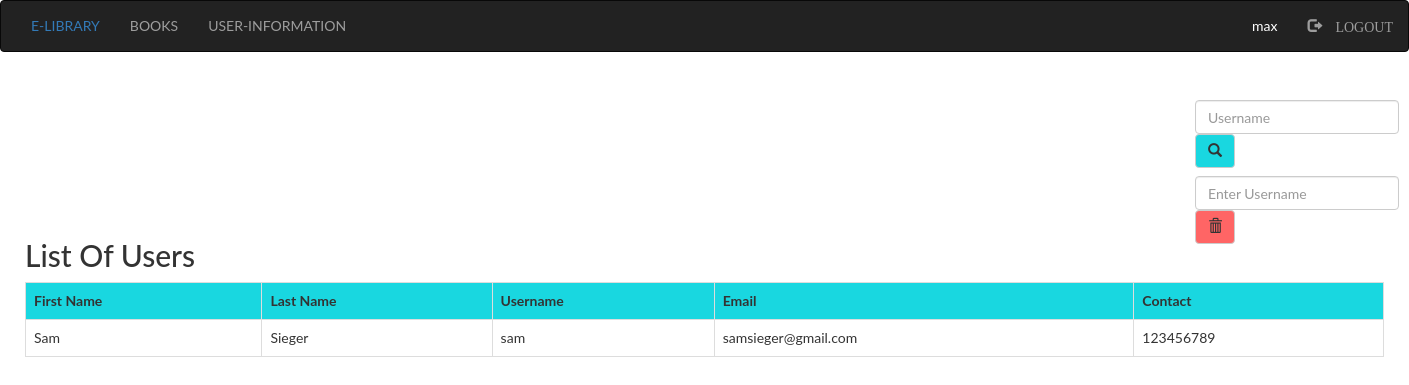
The page /src/librarian/user.php (signed in) on the database its author committed.
### tables this page shows
CREATE TABLE `user` (
  `firstname` varchar(50) NOT NULL,
  `surname` varchar(50) NOT NULL,
  `username` varchar(50) NOT NULL,
  `password` varchar(50) NOT NULL,
  `email` varchar(50) NOT NULL,
  `contact` varchar(50) NOT NULL
);

### src/librarian/user.php (the view, shortened to what this page needs)
<?php
  include "connection.php";
  include "navbar.php";
?>
<!DOCTYPE html>
<html>
<head>
</head>
<body>&nbsp
  <div class="srch" style="margin-left: 180px; margin-bottom: -20px;">
    <form class="navbar-form" method="post" name="form1">
      <input class="form-control" type="text" name="search" placeholder="Username" required="">
      <button style="background-color: #19d7e0;" type="submit" name="submit" class="btn btn-default">
      <span class="glyphicon glyphicon-search"></span>
      </button>
    </form>
    <form class="navbar-form" method="post" name="form1">
      <input class="form-control" type="text" name="username" placeholder="Enter Username" required="">
      <button style="background-color: #ff6565;" type="submit" name="submit1" class="btn btn-default">
      <span class="glyphicon glyphicon-trash"></span>
      </button>
    </form>
  </div>
<div style="padding: 50px; padding-top: 0px;" >
<div style="margin: -25px;">
  <h2>List Of Users</h2>
  <?php
      if(isset($_POST['submit'])) {
        $q=mysqli_query($db,"SELECT firstname,surname,username,email,contact FROM `user`
        where username like '%$_POST[search]%' ");
        if(mysqli_num_rows($q)==0) {
          echo "Sorry! No user found with that username. Try searching again.";
        }
        else {
          echo "<table class='table table-border table-hover'>";
          echo "<tr style='background-color: #19d7e0;'>";
          echo "<th>"; echo "First Name";  echo "</th>";
            echo "<th>"; echo "Last Name"; echo "</th>";
            echo "<th>"; echo "Username";  echo "</th>";
            echo "<th>"; echo "Email";     echo "</th>";
            echo "<th>"; echo "Contact";   echo "</th>";
          echo "</tr>";
        while($row=mysqli_fetch_assoc($q)) {
          echo "<tr>";
            echo "<td>"; echo $row['firstname']; echo "</td>";
            echo "<td>"; echo $row['surname'];   echo "</td>";
            echo "<td>"; echo $row['username'];  echo "</td>";
            echo "<td>"; echo $row['email'];     echo "</td>";
            echo "<td>"; echo $row['contact'];   echo "</td>";
          echo "</tr>";
        }
          echo "</table>";
        }
      }
      else {
        $res=mysqli_query($db,"SELECT firstname,surname,username,email,contact FROM `user`; ");
          echo "<table class='table table-bordered table-hover'>";
          echo "<tr style='background-color: #19d7e0;'>";
            echo "<th>"; echo "First Name";  echo "</th>";
            echo "<th>"; echo "Last Name";   echo "</th>";
            echo "<th>"; echo "Username";    echo "</th>";
            echo "<th>"; echo "Email";       echo "</th>";
            echo "<th>"; echo "Contact";     echo "</th>";
          echo "</tr>";
      while($row=mysqli_fetch_assoc($res)) {
          echo "<tr>";
            echo "<td>"; echo $row['firstname']; echo "</td>";
            echo "<td>"; echo $row['surname'];   echo "</td>";
            echo "<td>"; echo $row['username'];  echo "</td>";
            echo "<td>"; echo $row['email'];     echo "</td>";
            echo "<td>"; echo $row['contact'];   echo "</td>";
          echo "</tr>";
      }
          echo "</table>";
      }
          ?>
</div>
</div>
</body>
</html>

### src/librarian/user.php (style rules this page uses)
body { font-family: "Lato", sans-serif; }
.srch { padding-left: 1000px; }

### rows shown on the page
user: firstname "Sam", surname "Sieger", username "sam", email "samsieger@gmail.com", contact "123456789"

### other values the page prints
$_SESSION['login_user'] "max"
